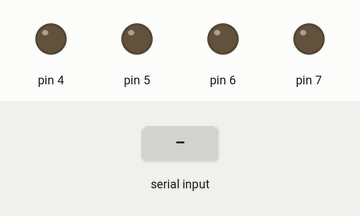
This sketch was run on a simulated Arduino Uno, built with avr-gcc and run on an emulated ATmega328P. Shown: output pins drawn as LEDs (lit = HIGH). The inputs (shaded band) are chosen by the test bench. What the sketch prints to the serial monitor is not drawn.

Above: at 1.2 s.
1.3 s: "f" received over Serial
At 1.8 s:
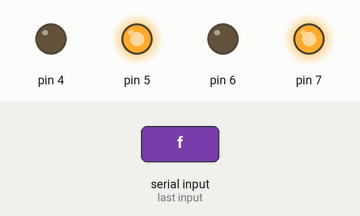
2.8 s: "b" received over Serial
At 4.0 s:
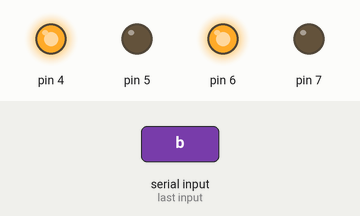
4.3 s: "l" received over Serial
At 5.3 s:
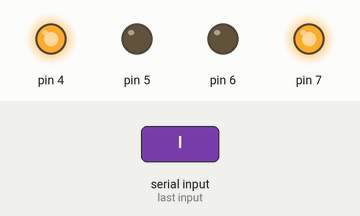
5.8 s: "r" received over Serial
At 6.4 s:
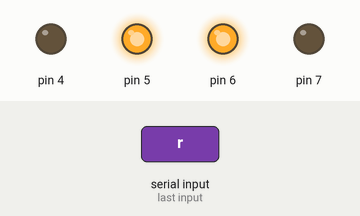
Timing chart, 0 to 8.3 s (numbered marks = the images above; inputs shaded):
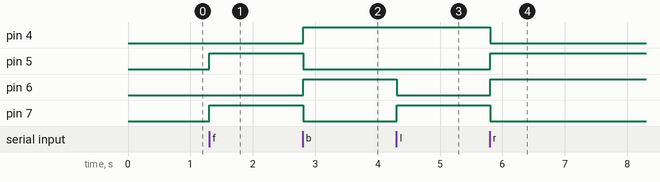

The sketch:

arduino.ino
```cpp
// defines pins numbers
const int trigPin = 9;
const int echoPin = 10;
// defines variables
long duration;
int distance;

void setup()
{
  // Motion Sensor Variables
  pinMode(trigPin, OUTPUT); // Sets the trigPin as an Output
  pinMode(echoPin, INPUT);  // Sets the echoPin as an Input
  // Serial.begin(9600); // Starts the serial communication

  // DC Motor Variables
  pinMode(7, OUTPUT); // w/o wheel moto
  pinMode(6, OUTPUT);
  pinMode(5, OUTPUT);
  pinMode(4, OUTPUT);

  digitalWrite(7, LOW);
  digitalWrite(6, LOW);
  digitalWrite(5, LOW);
  digitalWrite(4, LOW);

  Serial.begin(115200);
  Serial.setTimeout(5);
}

void loop()
{

  while (!Serial.available())
  {
  }

  String input = Serial.readString();
  String direction = input.substring(0, input.indexOf(","));
  String rawMoveMode = input.substring(input.indexOf(",") + 1);

  bool moveMode;
  if (rawMoveMode.equals("0"))
  {
    moveMode = false;
  }
  else
  {
    moveMode = true;
  }

  Serial.print(direction + String(moveMode) + rawMoveMode);

  // MOTION SENSOR

  // Clears the trigPin
  /*digitalWrite(trigPin, LOW);
  delayMicroseconds(2);
  // Sets the trigPin on HIGH state for 10 micro seconds
  digitalWrite(trigPin, HIGH);
  delayMicroseconds(10);
  digitalWrite(trigPin, LOW);
  // Reads the echoPin, returns the sound wave travel time in microseconds
  duration = pulseIn(echoPin, HIGH);
  // Calculating the distance
  distance = duration * 0.034 / 2;*/
  // Prints the distance on the Serial Monitor
  // Serial.print("Distance: ");
  // Serial.println(distance);

  // Stop Wheels if Detect something with Motion sensor
  //  if (distance < 50 or not moveMode or direction.equals("None")){
  if (not moveMode or direction.equals("None"))
  { // delete after implementing motion thing
    digitalWrite(7, LOW);
    digitalWrite(6, LOW);
    digitalWrite(5, LOW);
    digitalWrite(4, LOW);
  }
  else
  {
    if (direction.equals("f"))
    {
      digitalWrite(7, HIGH);
      digitalWrite(6, LOW);
      digitalWrite(5, HIGH);
      digitalWrite(4, LOW);
    }
    else if (direction.equals("b"))
    {
      digitalWrite(7, LOW);
      digitalWrite(6, HIGH);
      digitalWrite(5, LOW);
      digitalWrite(4, HIGH);
    }
    else if (direction.equals("l"))
    {
      digitalWrite(7, HIGH);
      digitalWrite(6, LOW);
      digitalWrite(5, LOW);
      digitalWrite(4, HIGH);
    }
    else if (direction.equals("r"))
    {
      digitalWrite(7, LOW);
      digitalWrite(6, HIGH);
      digitalWrite(5, HIGH);
      digitalWrite(4, LOW);
    }
  }

  // DC MOTORS -has to be changed for adhawk + mounted movement

  // digitalWrite(7, HIGH);
  // digitalWrite(6, LOW);

  // digitalWrite(5, LOW);
  // digitalWrite(4, HIGH);

  // delay(2000);

  // digitalWrite(7, LOW);
  // digitalWrite(6, HIGH);

  // digitalWrite(5, HIGH);
  // digitalWrite(4, LOW);

  // delay(2000);
}
```

Measured:
- after the input at 1.3 s, pin 5, pin 7: LOW → HIGH at once
- after the input at 2.8 s, pin 4, pin 6: LOW → HIGH at once; pin 5, pin 7: HIGH → LOW at once
- after the input at 4.3 s, pin 6: HIGH → LOW at once; pin 7: LOW → HIGH at once
- after the input at 5.8 s, pin 4, pin 7: HIGH → LOW at once; pin 5, pin 6: LOW → HIGH at once
